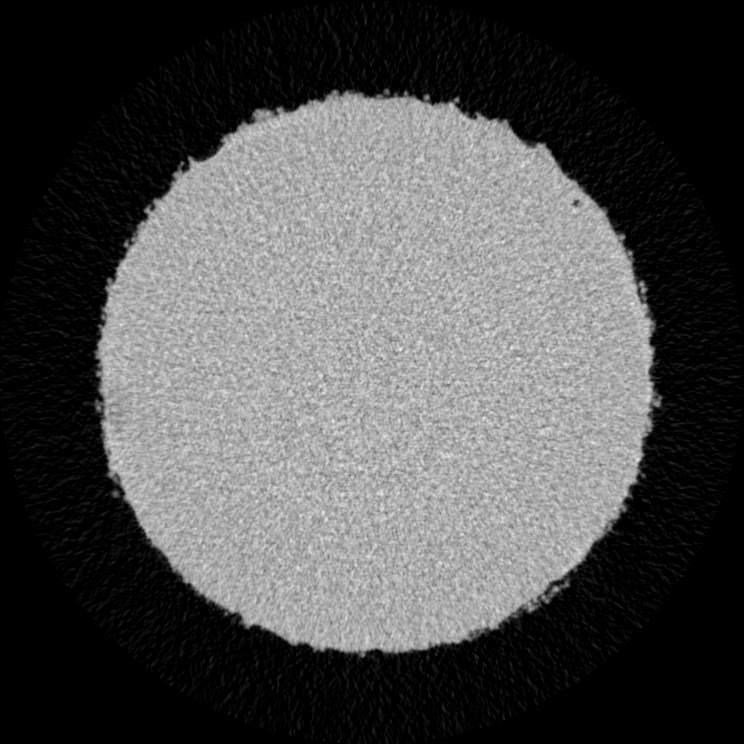
#> input picture cv_cracktest/AMG5_215000C__rec00000930.bmp, 744 x 744 px
$ python crack_detection.py
#> lines starting #> are read from the running program, lines starting #| are printed output that depends on the picture; after the words box and inside, x2 and y2 are one past the last pixel; in counts of white or black regions, pixels touching at a corner belong together
### cv_cracktest/crackmeasure.py
'''
Compute the crack geometry from a stack of crack images
Usage:
    Put the script into the parent path of all crack images
'''

import heapq as pq
import numpy as np
import cv2 as cv
import os

PIXEL = 0.0061  # 1 pixel == 0.0061 mm


# [38 lines left out: functions image_filter, cross_section_contour, not called in this run]


def contour_sort_area(img):
    '''
    Sort the contours by the area, from max to min.
    '''
    contours, _ = cv.findContours(
        img, cv.RETR_EXTERNAL, cv.CHAIN_APPROX_NONE)

    # sort using key (contour area)
    contours.sort(key=cv.contourArea, reverse=True)
    return contours


def cracks_extraction(img, c, num=1):
    '''
    Extract the cracks from the binary image (including some noises).
    Input:
        c = (cx, cy, r), contour circle of the cross-section
        num, number of cracks to extract
    Output:
        a list of cracks (max to min area)
    '''
    kernel = np.ones((3, 3), np.uint8)
    # break thin bifurcations
    img = cv.morphologyEx(img, cv.MORPH_OPEN, kernel)
    # fill small holes
    img = cv.morphologyEx(img, cv.MORPH_CLOSE, kernel)
    cnts = contour_sort_area(img)

    crack_poly = []
    k = 0
    for cnt in cnts:
        # check if the contour is a pore
        if(not is_pore(cnt, c)):
            crack_poly.append(cnt)
            k += 1
        if(k >= num):
            break

    return crack_poly


def is_pore(cnt, c):
    '''
    Determine of the contour is a internal pore
    Input:
        cnt, contour of the object
        c = (cx, cy, r), contour circle of the cross-section
    '''
    side_length = np.sqrt(cv.contourArea(cnt))
    M = cv.moments(cnt)
    centx = int(M['m10']/M['m00'])  # centroid
    centy = int(M['m01']/M['m00'])
    depth = c[2] - np.sqrt((centx-c[0])*(centx-c[0])+(centy-c[1])*(centy-c[1]))

    # internal pores criteria
    if(depth > 2*side_length and side_length < 0.1*c[2]):
        return True
    else:
        return False


# [38 lines left out: function calc_crack_geo, not called in this run]


def calc_angle(vec1, vec2):
    '''
    Determine the angle between vectors vec1 and vec2
    Input: vec1, vec2 are np.array
    '''
    cos = vec1.dot(vec2)/(np.linalg.norm(vec1)*np.linalg.norm(vec2))
    return np.arccos(np.clip(cos, -1.0, 1.0))


def rotate2y(cnt, c):
    '''
    Rotate the contour with cernter c, make its centroid on the y-axis
    Input:
        cnt, (a numpy ndarray), the contour
        c, (cx, cy), the center coordinate
    '''
    M = cv.moments(cnt)
    centx = int(M['m10']/M['m00'])  # centroid of the contour
    centy = int(M['m01']/M['m00'])
    v1 = np.array([centx-c[0], centy-c[1]])
    v2 = np.array([0, 1])
    r_ang = calc_angle(v1, v2)
    if(centx-c[0] < 0):
        r_ang = -r_ang

    # rotate the contour
    # print(r_ang*180/np.pi)
    M = np.array([[np.cos(r_ang), -np.sin(r_ang)],
                  [np.sin(r_ang), np.cos(r_ang)]])  # rotation matrix
    # print(M)
    cnt_rot = []
    for p in cnt:
        p_rot = M.dot(np.array([p[0][0]-c[0], p[0][1]-c[1]]))
        cnt_rot.append([[int(p_rot[0]+c[0]), int(p_rot[1]+c[1])]])
    return np.array(cnt_rot)


def translate(cnt, c1, c2):
    '''
    Translate the contour from center c1 to center c2
    '''
    cnt_trans = []
    for p in cnt:
        cnt_trans.append(
            [[int(p[0][0]+c2[0]-c1[0]), int(p[0][1]+c2[1]-c1[0])]])
    return np.array(cnt_trans)


# [66 lines left out: function main, not called in this run]


# [4 lines that do not run on import are left out]

### cv_cracktest/crack_detection.py
'''
Detect and measure a single crack.

Note:
    Put the crackmeasure.py file in the same folder.
'''

import numpy as np
import cv2 as cv
import crackmeasure as cmeas
from matplotlib import pyplot as plt

PIXEL = 0.0061

fname = "AMG5_215000C__rec00000930.bmp"
img = cv.imread(fname, 0)
#> img is the input picture: shape (744, 744); min 0, max 239, mean 77.5
cv.imshow(fname, img)

# apply global hist equalization
equ = cv.equalizeHist(img)
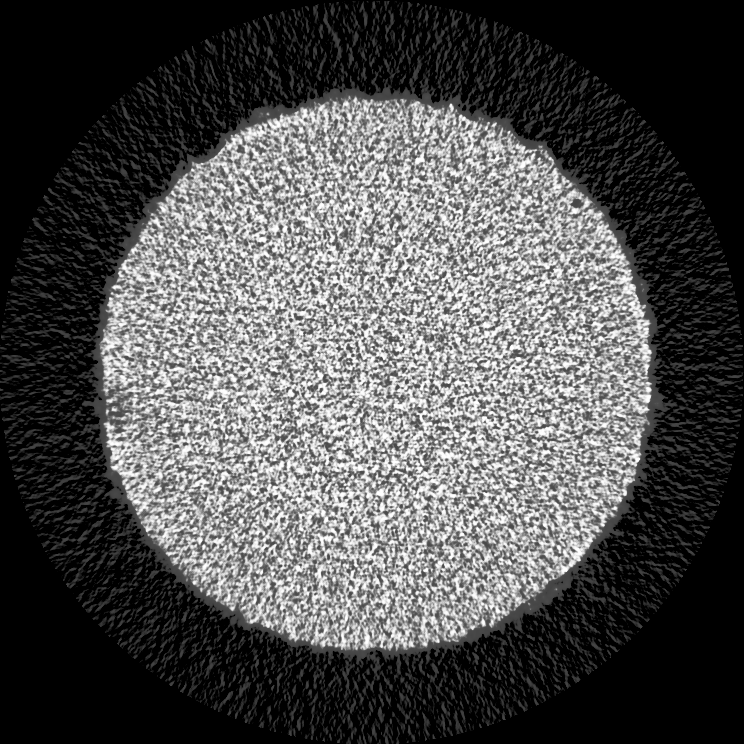
#> equ: shape (744, 744); min 0, max 255, mean 79.1
# cv.imshow('After global hist equalization', equ)

# denoising using gaussian filter
gaus = cv.GaussianBlur(equ, (5, 5), 0)
# [10 lines of commented-out code are left out]
dst1 = cv.fastNlMeansDenoising(gaus, None, 8, 7, 21)
# [10 lines of commented-out code are left out]
ret, th1 = cv.threshold(dst1, 100, 255, cv.THRESH_BINARY)
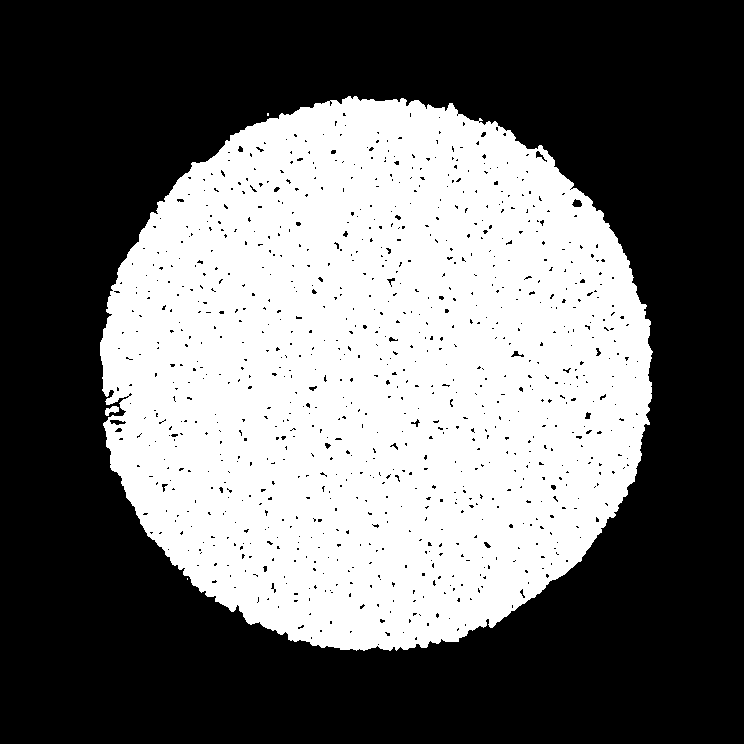
#> th1: shape (744, 744); 42.3% white; 4 white regions (2 under 20 px), largest, box (x1, y1, x2, y2) and area: (100, 96, 653, 651) 233919, (105, 406, 119, 416) 84
# cv.imshow('After global threshold', th1)

# apply Otsu's binarization
# ret, ostu = cv.threshold(dst1, 0, 255, cv.THRESH_BINARY+cv.THRESH_OTSU)
# cv.imshow('After Otsu binarization', ostu)

# create an intact cross-section
img_blur = cv.GaussianBlur(img, (15, 15), 0)
ret2, ostu2 = cv.threshold(img_blur, 0, 255, cv.THRESH_BINARY+cv.THRESH_OTSU)
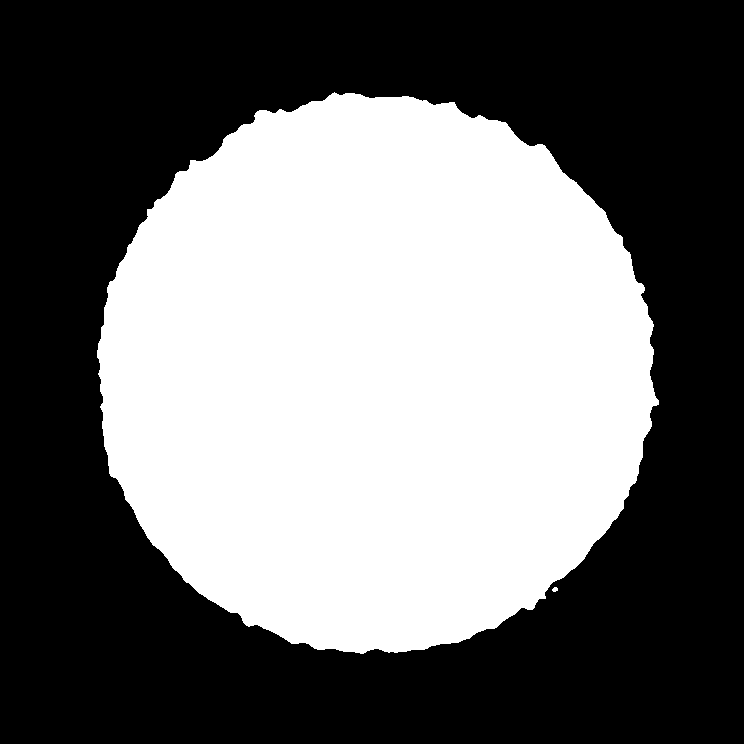
#> ostu2: shape (744, 744); 44.2% white; 2 white regions
#> ret2 = 87
cnt = cmeas.contour_sort_area(ostu2)
#> in contour_sort_area, `contours, _ = cv.findContours( img, cv.RETR_EXTERNAL, cv.CHAIN_APPROX_..`: contours = 2 contours, 1 with area under 20; largest, box (x1, y1, x2, y2) and area: (97, 92, 659, 654) 243607
#> cnt has the same summary as contours in contour_sort_area

# blank = np.zeros((736, 736), np.uint8)
# cv.drawContours(blank, [cnt[0]], 0, 250, -1)
# cv.imshow("Crack", blank)


# find the contour of the cross-section
cross = cnt[0]
#> cross = contour of 1670 points, box (x1, y1, x2, y2) (97, 92, 659, 654), area 243607
M = cv.moments(cross)
#> M = moments, m00 243607, centre m10/m00, m01/m00 = (375.1, 373.7)
cx = int(M['m10']/M['m00'])  # centroid
#> cx = 375
cy = int(M['m01']/M['m00'])
#> cy = 373
_, r = cv.minEnclosingCircle(cross)
#> r = 285.3

# create a circle mask
mask = np.zeros(img.shape[:2], np.uint8)
r = int(r-14)
#> r = 271
cv.circle(mask, (cx, cy), r, 255, thickness=-1)
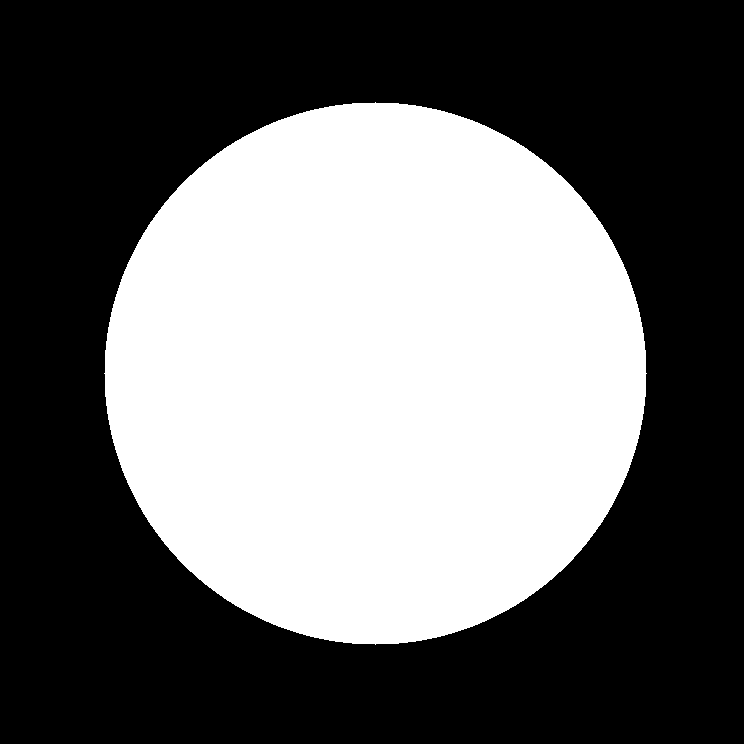
#> mask: shape (744, 744); 41.7% white; 1 white region, box (x1, y1, x2, y2) and area: (104, 102, 647, 645) 230657
# cv.imshow('Mask circle', mask)

# apply bitwise operation to get the crack object
crack = cv.bitwise_not(th1, mask=mask)
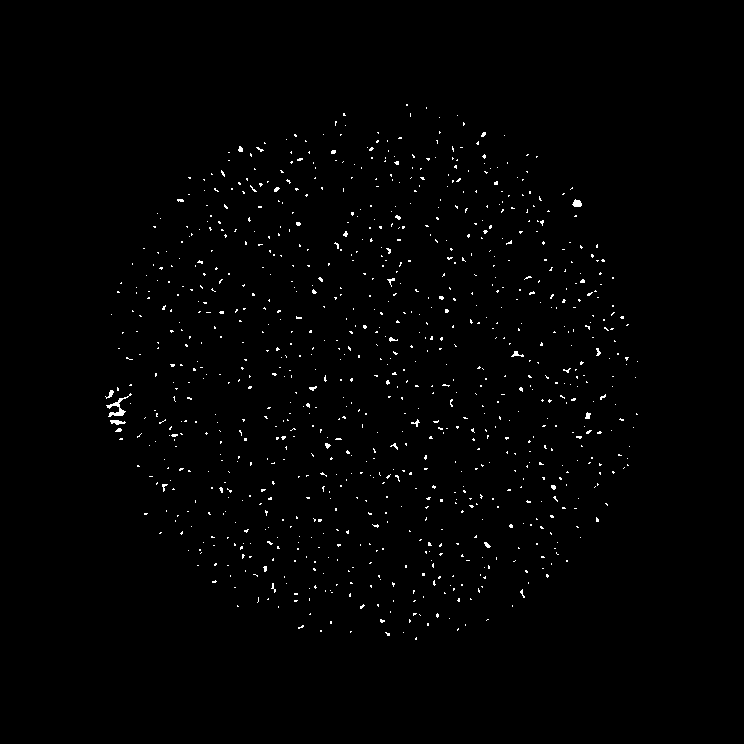
#> crack: shape (744, 744); 0.91% white in thin lines or dots, all inside (x1, y1, x2, y2) = (105, 104, 638, 640)
# crack_opening = cv.morphologyEx(crack, cv.MORPH_OPEN, kernel)
cv.imshow('Crack', crack)


# extract all cracks
# crack_hull = cmeas.contour_sort_area(crack)
crack_hull = cmeas.cracks_extraction(crack, (cx, cy, r), num=2)
#> in cracks_extraction, `img = cv.morphologyEx(img, cv.MORPH_OPEN, kernel)`:
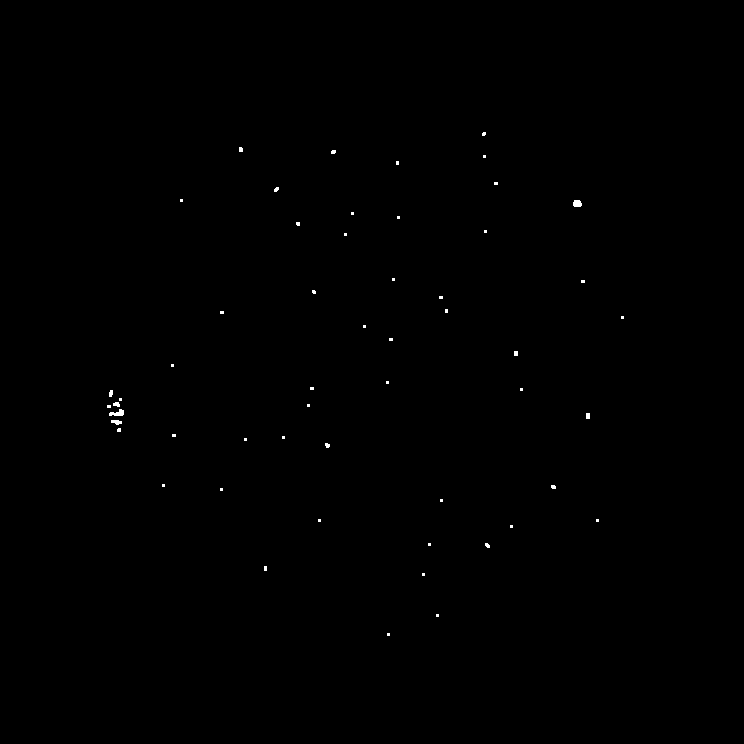
#> img: shape (744, 744); 0.14% white; 54 white regions (46 under 20 px), largest, box (x1, y1, x2, y2) and area: (109, 409, 124, 416) 67, (573, 200, 582, 207) 55, (111, 420, 122, 425) 40
#> in contour_sort_area (call 2), `contours, _ = cv.findContours( img, cv.RETR_EXTERNAL, cv.CHAIN_APPROX_..`: contours = 52 contours, 49 with area under 20; largest, box (x1, y1, x2, y2) and area: (107, 402, 124, 416) 78, (573, 200, 582, 207) 42, (111, 420, 122, 425) 27
#> in cracks_extraction, `cnts = contour_sort_area(img)`: cnts has the same summary as contours in contour_sort_area
#> the loop in cracks_extraction, `for cnt in cnts:` made 2 passes
#> (side_length in is_pore, centx in is_pore, centy in is_pore, depth in is_pore, k) on passes 1 to 2: (8.8, 116, 410, 9.37, 1), (6.52, 576, 203, 7.75, 2)
#> after the loop in cracks_extraction, `for cnt in cnts:`: crack_poly = 2 contours; box (x1, y1, x2, y2) and area: (107, 402, 124, 416) 78, (573, 200, 582, 207) 42; k = 2
#> crack_hull has the same summary as crack_poly in cracks_extraction

print(len(crack_hull))
#| 2
# draw the crack contours
blank1 = np.zeros(img.shape[:2], np.uint8)
cv.drawContours(blank1, [crack_hull[0]], 0, 250, -1)
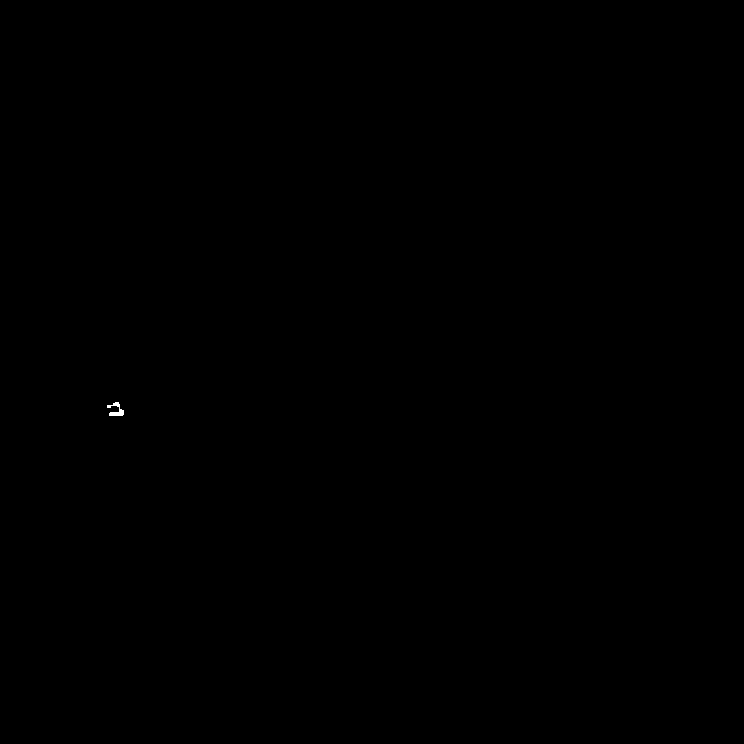
#> blank1: shape (744, 744); values 0 (black) and 250 (white), 0.02% white; 1 white region, box (x1, y1, x2, y2) and area: (107, 402, 124, 416) 114
cv.imshow("Crack1", blank1)

crack_rot = cmeas.rotate2y(crack_hull[0], (cx, cy))
#> in rotate2y, `M = cv.moments(cnt)`: M = moments, m00 77.5, centre m10/m00, m01/m00 = (116.1, 410.2)
#> in rotate2y, `centx = int(M['m10']/M['m00'])`: centx = 116
#> in rotate2y, `centy = int(M['m01']/M['m00'])`: centy = 410
#> in rotate2y, `v1 = np.array([centx-c[0], centy-c[1]])`: v1 = [-259, 37]
#> in calc_angle, `cos = vec1.dot(vec2)/(np.linalg.norm(vec1)*np.linalg.norm(vec2))`: cos = 0.141
#> in rotate2y, `r_ang = calc_angle(v1, v2)`: r_ang = 1.43
#> in rotate2y, `r_ang = -r_ang`: r_ang = -1.43
#> in rotate2y, `M = np.array([[np.cos(r_ang), -np.sin(r_ang)], [np.sin(r_ang), np.cos(..`: M = [[0.141, 0.99], [-0.99, 0.141]]
#> the loop in rotate2y, `for p in cnt:` made 71 passes
#> (p, p_rot) on passes 1 to 8: ([[115, 402]], [-8.06, 261.5]), ([[114, 403]], [-7.21, 262.6]), ([[113, 403]], [-7.35, 263.6]), ([[113, 404]], [-6.36, 263.8]), ([[112, 405]], [-5.52, 264.9]), ([[111, 405]], [-5.66, 265.9]), ([[110, 405]], [-5.8, 266.9]), ([[109, 405]], [-5.94, 267.9])
#> after the loop in rotate2y, `for p in cnt:`: cnt_rot = 71 items
#> crack_rot = 71 rows, first 8: [366, 634], [367, 635], [367, 636], [368, 636], [369, 637], [369, 638], [369, 639], [369, 640]
blank2 = np.zeros(img.shape[:2], np.uint8)
cv.drawContours(blank2, [crack_rot], 0, 250, -1)
#> blank2: shape (744, 744); values 0 (black) and 250 (white), 0.02% white; 1 white region, box (x1, y1, x2, y2) and area: (366, 627, 381, 644) 115
cv.imshow("Crack1 - rotated", blank2)

c_trans = cmeas.translate(
    crack_rot, (cx, cy), (img.shape[0]/2, img.shape[0]/2-200))
#> the loop in translate, `for p in cnt:` made 71 passes
#> after the loop in translate, `for p in cnt:`: cnt_trans = 71 items
#> c_trans = 71 rows, first 8: [363, 431], [364, 432], [364, 433], [365, 433], [366, 434], [366, 435], [366, 436], [366, 437]
blank3 = np.zeros(img.shape[:2], np.uint8)
cv.drawContours(blank3, [c_trans], 0, 250, -1)
#> blank3: shape (744, 744); values 0 (black) and 250 (white), 0.02% white; 1 white region, box (x1, y1, x2, y2) and area: (363, 424, 378, 441) 115
cv.imshow("Crack1 - translated", blank3)

# (area, depth, side_length) = cmeas.crack_geo_calc(
#     (np.mean(cx), np.mean(cy), np.mean(r)), crack_hull)
# print("Crack: area =", area*PIXEL*PIXEL, ", depth =",
#       depth*PIXEL, ", side length =", side_length*PIXEL)


cv.waitKey()
cv.destroyAllWindows()
